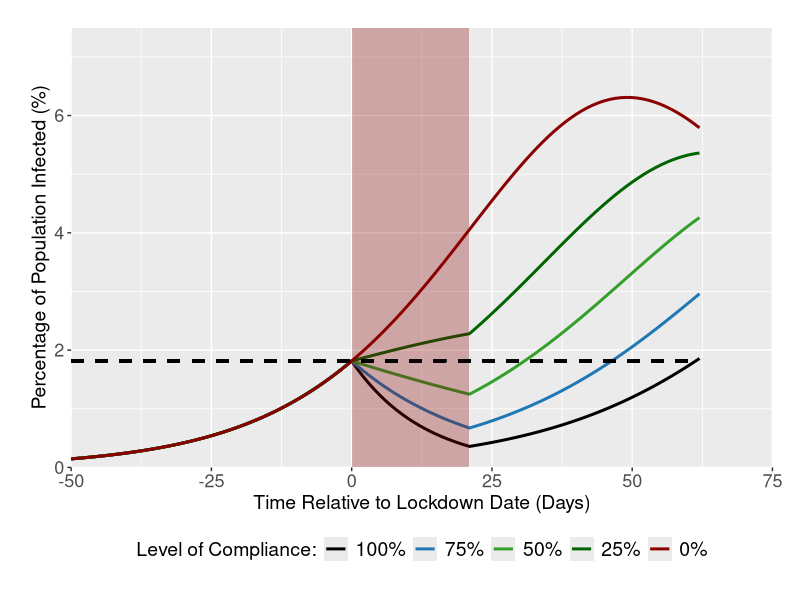

Reproduce this figure in R.
rm(list=ls())
library("deSolve"); library("ggplot2"); library("cowplot");library("reshape2"); library("dplyr"); library("RColorBrewer")

#Function for the generation time/(1/gamma) parameter
GenTime <- function(T2, R0) {
  G = T2 * ((R0-1)/log(2))
  return(G)
}

#### SIR Model ####
#### Exploring Week 3 and 12 Interventions - SIR Model - Will need to tweak code for each model output#### 

#Function to model intervention - currently set at baseline - added additional functionality to it
betastatdecrease <- function(time, int_timestart, int_timeend, effic_lock) {
  ifelse((time >= int_timestart & time <= int_timeend),
         (1.5*(1/(GenTime(4.6,2.4))))*effic_lock,
         (1.5*(1/(GenTime(4.6,2.4)))))
}

#Function for SIR ODEs with cumulative infection compartment
SIR1 <- function(time, state, parameters) {
  with(as.list(c(state, parameters)), {
    dS = - betastatdecrease(time,int_timestart,int_timeend, effic_lock)*S*I
    dI = betastatdecrease(time,int_timestart,int_timeend, effic_lock)*S*I - mu*I
    dR = mu*I 
    dC = betastatdecrease(time,int_timestart,int_timeend, effic_lock)*S*I
    return(list(c(dS,dI,dR, dC)))
  })
}

#Initial Conditions and Times
init <- c(S = 0.9999, I = 0.0001, R = 0, C = 0)
times <- seq(0,162,by = 1)
duration <- 3 # Duration of the intervention
effic <- c((1.5-(1.2*1))/1.5,
           (1.5-(1.2*0.75))/1.5,
           (1.5-(1.2*0.5))/1.5,
           (1.5-(1.2*0.25))/1.5,
           (1.5-(1.2*0))/1.5)

#Run the ODE for 3 and 12 Week Interventions
stats1 <- data.frame(matrix(nrow = 0, ncol = 6))
EfficPerc <- c("100%","75%","50%","25%","0%")

for(i in 1:length(effic)) {
  temp <- data.frame(matrix(nrow = length(seq(0,162)), ncol = 6))
  parms = c(mu = 1/(GenTime(4.6,2.4)), 
            int_timestart = 100, 
            int_timeend = 100 + (duration*7),
            effic_lock = effic[i])
  out1 <- data.frame(ode(y = init, func = SIR1, times = times, parms = parms))
  temp[,1] <- EfficPerc[i]
  temp[,2] <- c(seq(-100, 0), seq(1,62))
  temp[,3] <- out1$I 
  temp[,4] <- out1$R 
  temp[,5] <- out1$C 
  temp[,6] <- betastatdecrease(times, 
                               as.numeric(parms[2]), 
                               as.numeric(parms[3]),
                               as.numeric(parms[4]))
  stats1 <- rbind(stats1, temp)
}



colnames(stats1) <- c("Lockdown_Efficacy", "Time", "Infec", "Recov", "Cum", "Beta")

stats1 <- melt(stats1, id.vars = c("Lockdown_Efficacy", "Time"), measure.vars = c("Infec", "Recov", "Cum", "Beta"))
stats1$Lockdown_Efficacy <- factor(stats1$Lockdown_Efficacy, levels = unique(stats1$Lockdown_Efficacy))

#Plotting 
ggplot(data = stats1[which(stats1$variable == "Infec"),], aes(x = (Time), y = (value)*100, col = Lockdown_Efficacy)) + geom_line(size = 1.02, stat = "identity") +
  labs(x ="Time Relative to Lockdown Date (Days)", y = "Percentage of Population Infected (%)") + scale_y_continuous(limits = c(0,7.5) ,  expand = c(0,0)) + 
  theme(legend.position = "bottom" , axis.text=element_text(size=13), axis.title.y=element_text(size=14), axis.title.x=element_text(size=14),
        legend.spacing.x = unit(0.3, 'cm'), legend.title =element_text(size=14), legend.text=element_text(size=14), plot.margin=unit(c(0.7,0.7,0.8,0.8),"cm")) + 
  guides(size = guide_legend(title.position="top", title.hjust = 0.5, fill=guide_legend(nrow=2,byrow=TRUE))) +
  scale_x_continuous(expand = c(0, 0), limits = c(-50, 75)) + labs(color='Level of Compliance:') +
  scale_color_manual(values=c("black", "#1F78B4", "#33A02C",  "darkgreen","darkred"))  +
  annotate("rect", xmin = 0, 
           xmax = 21, ymin = 0, ymax = 7.5, fill = "darkred", alpha = .3) +
  geom_segment(aes(x=-50, xend=62, y=1.82, yend=1.82), color = "black", size = 1.02, lty = 2)
  
